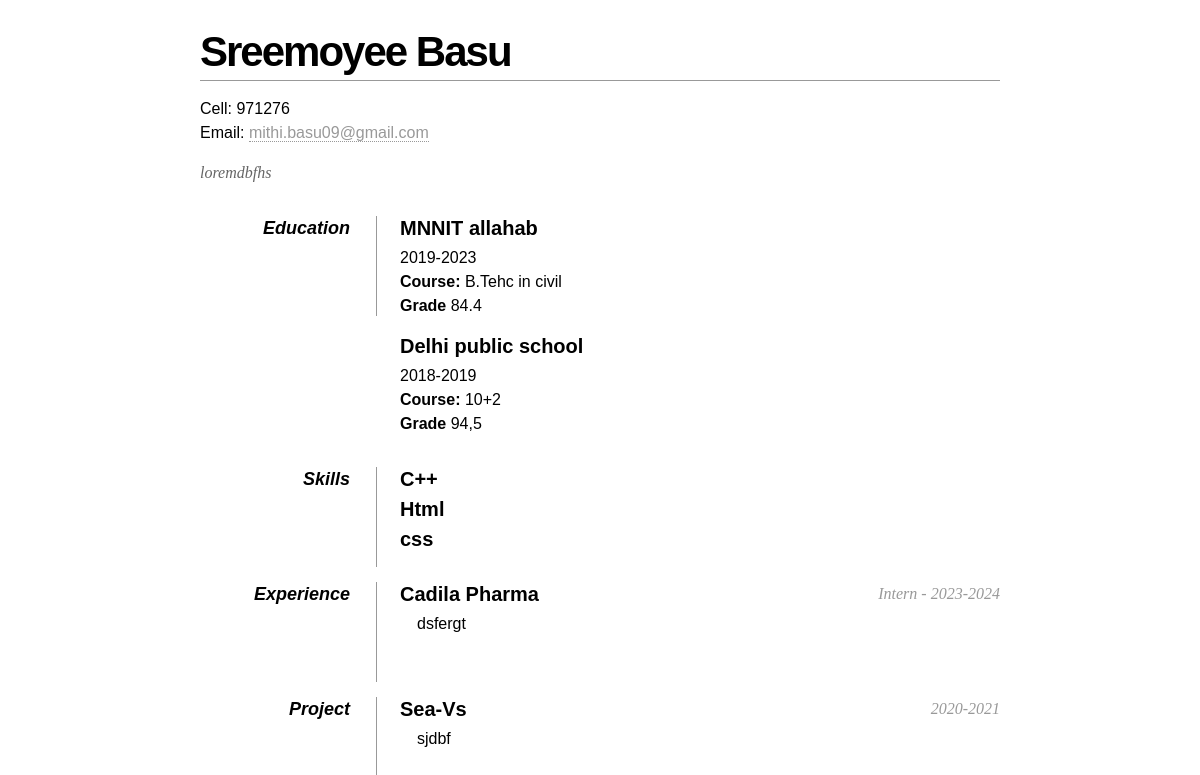
The page /addcv/showmycv/65 (signed in) on the database its author committed.
### addcv/models.py (models this page shows, shortened)
class person(models.Model):
    User = settings.AUTH_USER_MODEL
    added_by = models.ForeignKey(User,
        null=True, blank=True, on_delete=models.CASCADE)
    firstname=models.CharField(max_length=50)
    lastname=models.CharField(max_length=50)
    profession=models.CharField(max_length=50)
    title=models.CharField(max_length=80, null=True)
    city=models.CharField(max_length=30, null=True)
    state=models.CharField(max_length=30, null=True)
    pincode=models.IntegerField( null=True)
    phoneno=models.IntegerField( null=True)
    emailid=models.EmailField( null=True)
    profile = models.TextField(max_length=100, null=True)
    profile_pic = models.ImageField(null=True, blank=True)

class education(models.Model):
    added_by = models.ForeignKey(person,
        null=True, blank=True, on_delete=models.CASCADE)
    institute=models.CharField(max_length=100)
    startingyear=models.IntegerField(null=True)
    endingyear=models.IntegerField(null=True)
    grade=models.CharField(max_length=30, null=True)
    course=models.CharField(max_length=50, null=True)

class skill(models.Model):
    added_by = models.ForeignKey(person,
        null=True, blank=True, on_delete=models.CASCADE)
    skill1=models.CharField(max_length=40,blank=True)
    skill2 = models.CharField(max_length=40, blank=True)
    skill3=models.CharField(max_length=40,blank=True)

class experience(models.Model):
    added_by = models.ForeignKey(person,
        null=True, blank=True, on_delete=models.CASCADE)
    company=models.CharField(max_length=40)
    startingyear=models.IntegerField(null=True)
    endingyear=models.IntegerField(null=True)
    post=models.CharField(max_length=50,null=True)
    details=models.TextField(max_length=200,null=True)

class projects(models.Model):
    added_by = models.ForeignKey(person,
        null=True, blank=True, on_delete=models.CASCADE)
    topic=models.CharField(max_length=80)
    startingyear=models.IntegerField(null=True)
    endingyear=models.IntegerField(null=True)
    details=models.TextField(max_length=300, null=True)

### addcv/views.py (the view, shortened to what this page needs)
# urls.py: path('showmycv/<int:person_id>', views.showmycv, name='showmycv'),
@login_required(login_url='/login/')
def showmycv(request, person_id):
    current_user = request.user
    current_person = person.objects.get(added_by=current_user, id=person_id)
    temp_obj=temp.objects.get(added_by=current_person)
    my_id=temp_obj.temp_id
    cont = education.objects.filter(added_by=current_person)
    context = experience.objects.filter(added_by=current_person)
    pro = projects.objects.filter(added_by=current_person)
    ski = skill.objects.filter(added_by=current_person)
    if my_id == 1:
        return render(request, 'resumes/1/index.html', {'educations': cont, 'experiences': context,
        'projects': pro, 'person': current_person, 'skills': ski})
    if my_id == 2:
        return render(request, 'resumes/2/index.html', {'educations': cont, 'experiences': context,
        'projects': pro, 'person': current_person, 'skills': ski})
    if my_id == 3:
        return render(request, 'resumes/3/index.html', {'educations': cont, 'experiences': context,
        'projects': pro, 'person': current_person, 'skills': ski})
    if my_id == 4:
        return render(request, 'resumes/4/index.html', {'educations': cont, 'experiences': context,
        'projects': pro, 'person': current_person, 'skills': ski})

### addcv/templates/resumes/4/index.html (shortened to what this page needs)
<!DOCTYPE html PUBLIC "-//W3C//DTD XHTML 1.0 Strict//EN"
"http://www.w3.org/TR/xhtml1/DTD/xhtml1-strict.dtd">
<html xmlns="http://www.w3.org/1999/xhtml" xml:lang="en" lang="en">
<head>
</head>
<body>
    <div id="page-wrap">
        <div id="contact-info" class="vcard">
            <h1 class="fn">{{person.firstname}} {{person.lastname}}</h1>
            <p>
                Cell: <span class="tel">{{person.phoneno}}</span><br />
                Email: <a class="email" href="mailto:{{person.emailid}}">{{person.emailid}}</a>
            </p>
        </div>
        <div id="objective">
            <p>
                {{person.profile}}
            </p>
        </div>
        <dl>
            <dd class="clear"></dd>
            {% if educations.count%}
            <dt>Education</dt>
            {% for education in educations%}
            <dd>
                <h2>{{education.institute}}</h2>
                <p>{{education.startingyear}}-{{education.endingyear}}<br>
                  <strong>Course:</strong> {{education.course}}<br />
                  <strong>Grade</strong> {{education.grade}}
                </p>
            </dd>
            {% endfor %}
            <dd class="clear"></dd>
            {% endif %}
            {% if skills.count %}
            <dt>Skills</dt>
            {% for skill in skills%}
            <dd>
                <h2>{{skill.skill1}}</h2>
                <h2>{{skill.skill2}}</h2>
                <h2>{{skill.skill3}}</h2>
            </dd>
            {% endfor %}
            <dd class="clear"></dd>
            {%endif%}
            {% if experiences.count%}
            <dt>Experience</dt>
            {% for experience in experiences%}
            <dd>
                <h2>{{experience.company}}<span>{{experience.post}} - {{experience.startingyear}}-{{experience.endingyear}}</span></h2>
                <ul>
                    {{experience.details}}
                </ul>
            </dd>
            {% endfor %}
            <dd class="clear"></dd>
            {% endif %}
            {% if projects.count%}
            <dt>Project</dt>
            {% for project in projects%}
            <dd>
                <h2>{{project.topic}}<span>{{project.startingyear}}-{{project.endingyear}}</span></h2>
                <ul>
                    {{project.details}}
                </ul>
            </dd>
            {% endfor %}
            {% endif %}
        </dl>
    </div>
</body>
</html>

### addcv/templates/resumes/4/index.html (style rules this page uses)
* { margin: 0; padding: 0; }
body { font: 16px Helvetica, Sans-Serif; line-height: 24px; background: url(images/noise.jpg); }
.clear { clear: both; }
#page-wrap { width: 800px; margin: 40px auto 60px; }
h1 { margin: 0 0 16px 0; padding: 0 0 16px 0; font-size: 42px; font-weight: bold; letter-spacing: -2px; border-bottom: 1px solid #999; }
h2 { font-size: 20px; margin: 0 0 6px 0; position: relative; }
h2 span { position: absolute; bottom: 0; right: 0; font-style: italic; font-family: Georgia, Serif; font-size: 16px; color: #999; font-weight: normal; }
p { margin: 0 0 16px 0; }
a { color: #999; text-decoration: none; border-bottom: 1px dotted #999; }
ul { margin: 0 0 32px 17px; }
#objective { width: 500px; float: left; }
#objective p { font-family: Georgia, Serif; font-style: italic; color: #666; }
dt { font-style: italic; font-weight: bold; font-size: 18px; text-align: right; padding: 0 26px 0 0; width: 150px; float: left; height: 100px; border-right: 1px solid #999; }
dd { width: 600px; float: right; }
dd.clear { float: none; margin: 0; height: 15px; }

### rows shown on the page
person: firstname "Sreemoyee", lastname "Basu", phoneno "971276", emailid "mithi.basu09@gmail.com", profile "loremdbfhs"
education: institute "MNNIT allahab", startingyear "2019", endingyear "2023", course "B.Tehc in civil", grade "84.4"
education: institute "Delhi public school", startingyear "2018", endingyear "2019", course "10+2", grade "94,5"
skill: skill1 "C++", skill2 "Html", skill3 "css"
experience: company "Cadila Pharma", post "Intern", startingyear "2023", endingyear "2024", details "dsfergt"
projects: topic "Sea-Vs", startingyear "2020", endingyear "2021", details "sjdbf"
